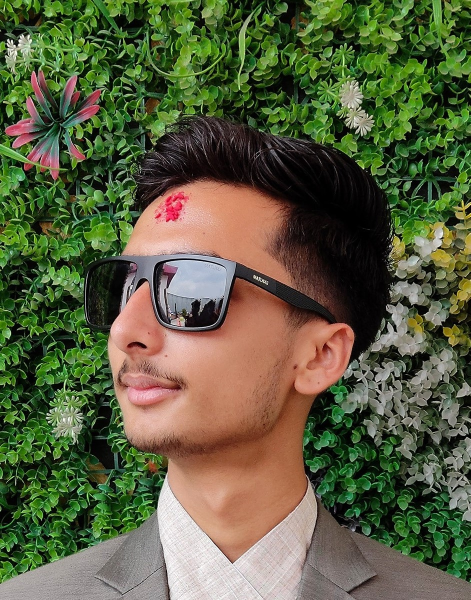
#> input picture photo2.jpg, 941 x 1200 px (shown at 1/2 size)
$ python 15_gaussian_blur.py
#> lines starting #> are read from the running program, lines starting #| are printed output that depends on the picture
import cv2
import numpy as np

# Read the image (adjust path if needed)
img = cv2.imread('photo2.jpg')
#> img is the input picture: shape (1200, 941, 3); mean B, G, R 64.2, 94.7, 91.3
img = cv2.cvtColor(img, cv2.COLOR_BGR2GRAY)
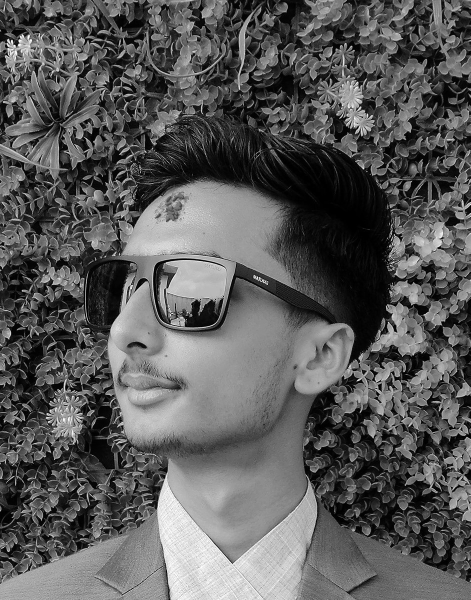
#> img: shape (1200, 941) (shown at 1/2 size); min 0, max 255, mean 90.2
img_noisy1 = cv2.resize(img, (400, 500))
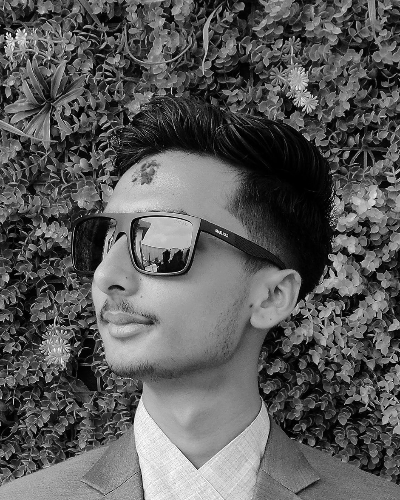
#> img_noisy1: shape (500, 400); min 0, max 253, mean 90.1

# Get image dimensions (accounting for color channels)
m, n = img_noisy1.shape  # Unpack height, width, and discard channels
#> m = 500; n = 400

# Create a new image array for the filtered result
img_new1 = np.zeros([m, n])

# Create a Gaussian kernel
gaussian_kernel = np.array([[1, 2, 1], [2, 4, 2], [1, 2, 1]]) / 16

# Iterate through the image, applying Gaussian blurring
for i in range(1, m - 1):
    for j in range(1, n - 1):
        temp = [
            img_noisy1[i - 1, j - 1] * gaussian_kernel[0, 0],
            img_noisy1[i - 1, j] * gaussian_kernel[0, 1],
            img_noisy1[i - 1, j + 1] * gaussian_kernel[0, 2],
            img_noisy1[i, j - 1] * gaussian_kernel[1, 0],
            img_noisy1[i, j] * gaussian_kernel[1, 1],
            img_noisy1[i, j + 1] * gaussian_kernel[1, 2],
            img_noisy1[i + 1, j - 1] * gaussian_kernel[2, 0],
            img_noisy1[i + 1, j] * gaussian_kernel[2, 1],
            img_noisy1[i + 1, j + 1] * gaussian_kernel[2, 2]
        ]

        img_new1[i, j] = sum(temp)  # Assign the blurred value
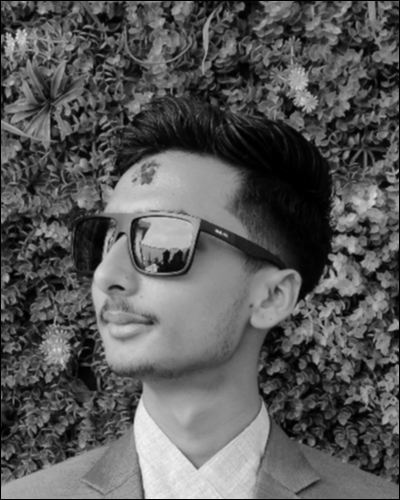
#> img_new1: shape (500, 400) float64; min 0, max 243.5, mean 89.3

# Convert to uint8 for display
img_new2 = img_new1.astype(np.uint8)
both_image = np.hstack([img_noisy1, img_new2])
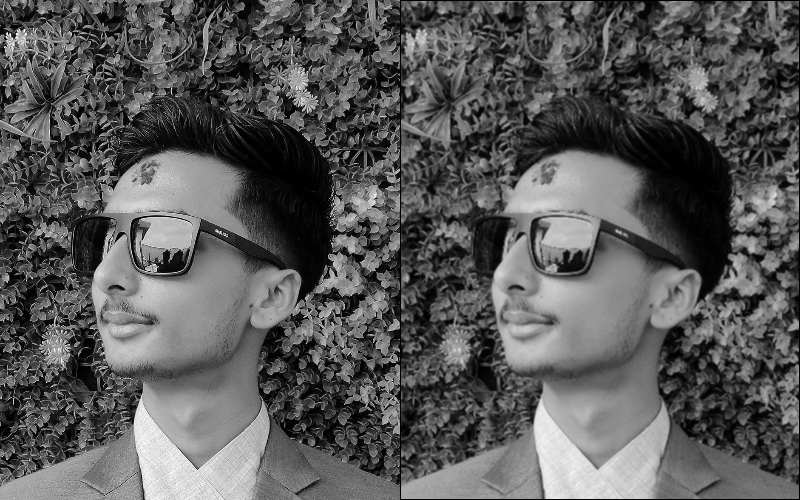
#> both_image: shape (500, 800); min 0, max 253, mean 89.5

# Display the filtered image
cv2.imshow('original and Gaussian Blurred Image', both_image)
cv2.waitKey(0)
cv2.destroyAllWindows()

$ run again, with Screen.jpg copied over photo2.jpg
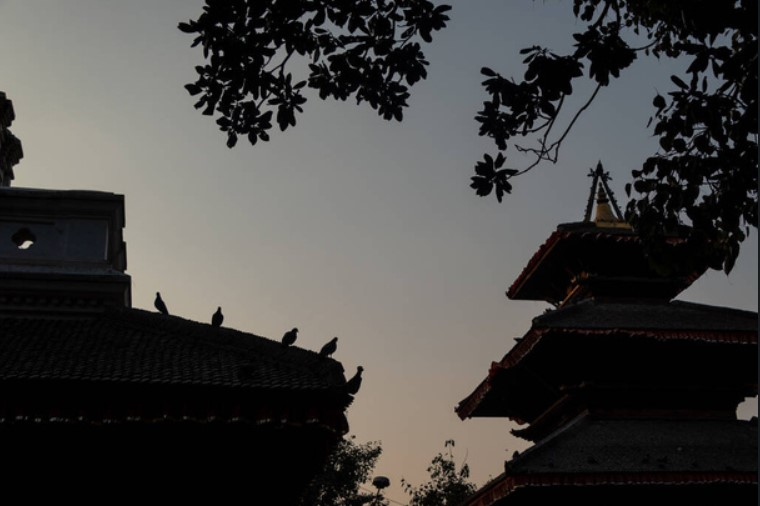
#> input picture Screen.jpg, 760 x 506 px
#> img is the input picture: shape (506, 760, 3); mean B, G, R 66.1, 67.7, 68.8
#> img: shape (506, 760)
#> `img_noisy1 = cv2.resize(img, (400, 500))`:
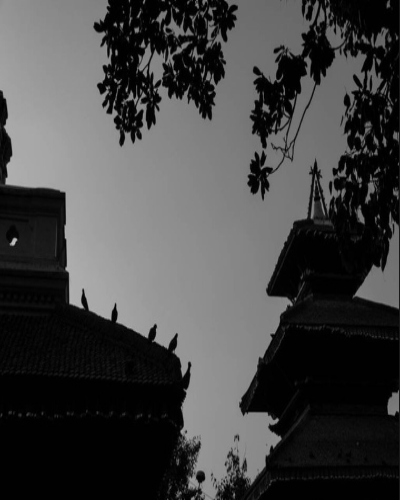
#> img_noisy1: shape (500, 400); min 0, max 197, mean 67.8
#> `both_image = np.hstack([img_noisy1, img_new2])`:
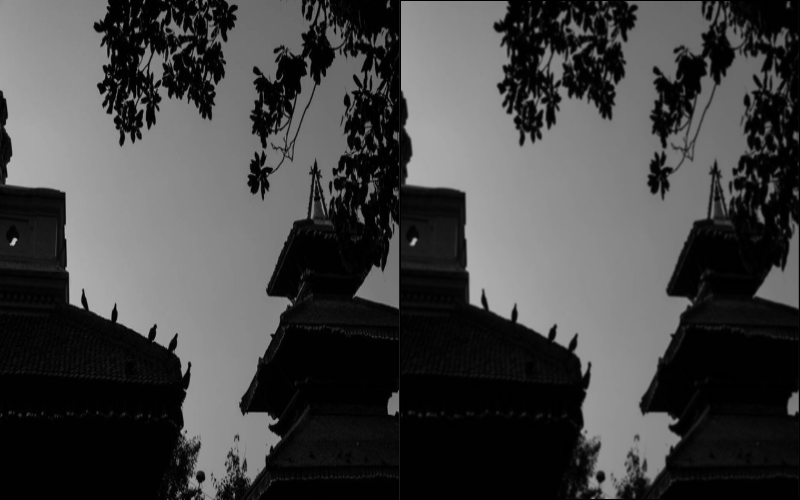
#> both_image: shape (500, 800); min 0, max 197, mean 67.5

$ run again, with colorful.jpg copied over photo2.jpg
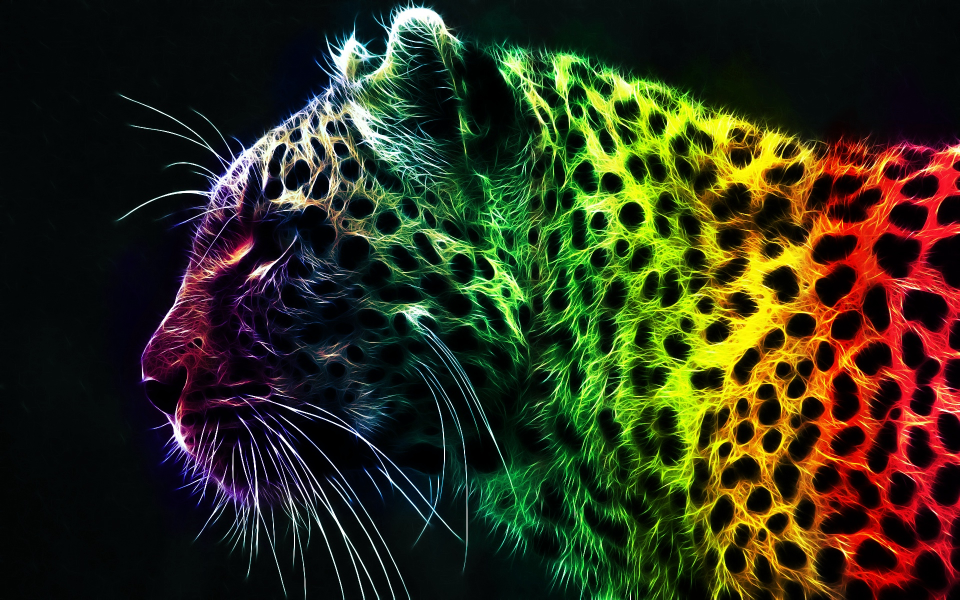
#> input picture colorful.jpg, 1920 x 1200 px (shown at 1/2 size)
#> img is the input picture: shape (1200, 1920, 3); mean B, G, R 24.9, 47.3, 47.2
#> img: shape (1200, 1920)
#> after the loop `for i in range(1, m - 1):`:
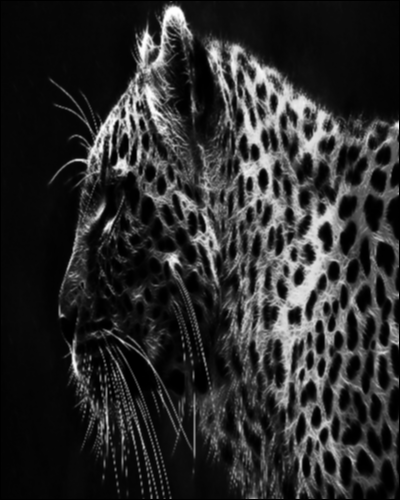
#> img_new1: shape (500, 400) float64; min 0, max 254.7, mean 44.5
#> `both_image = np.hstack([img_noisy1, img_new2])`:
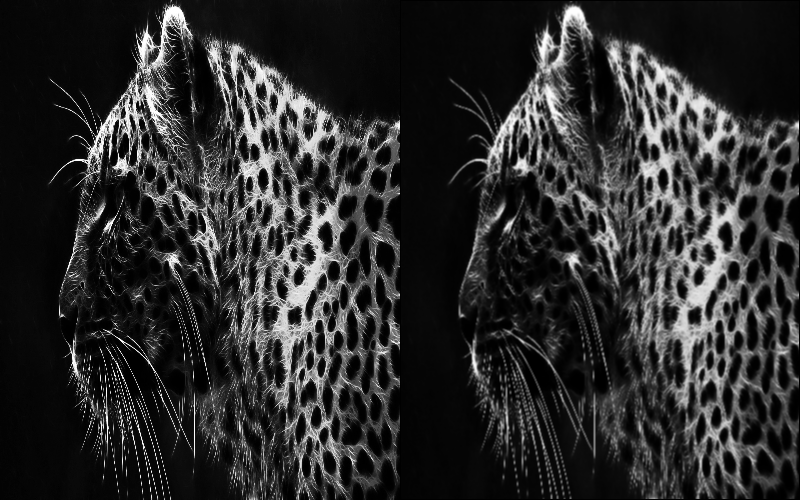
#> both_image: shape (500, 800); min 0, max 255, mean 44.3
